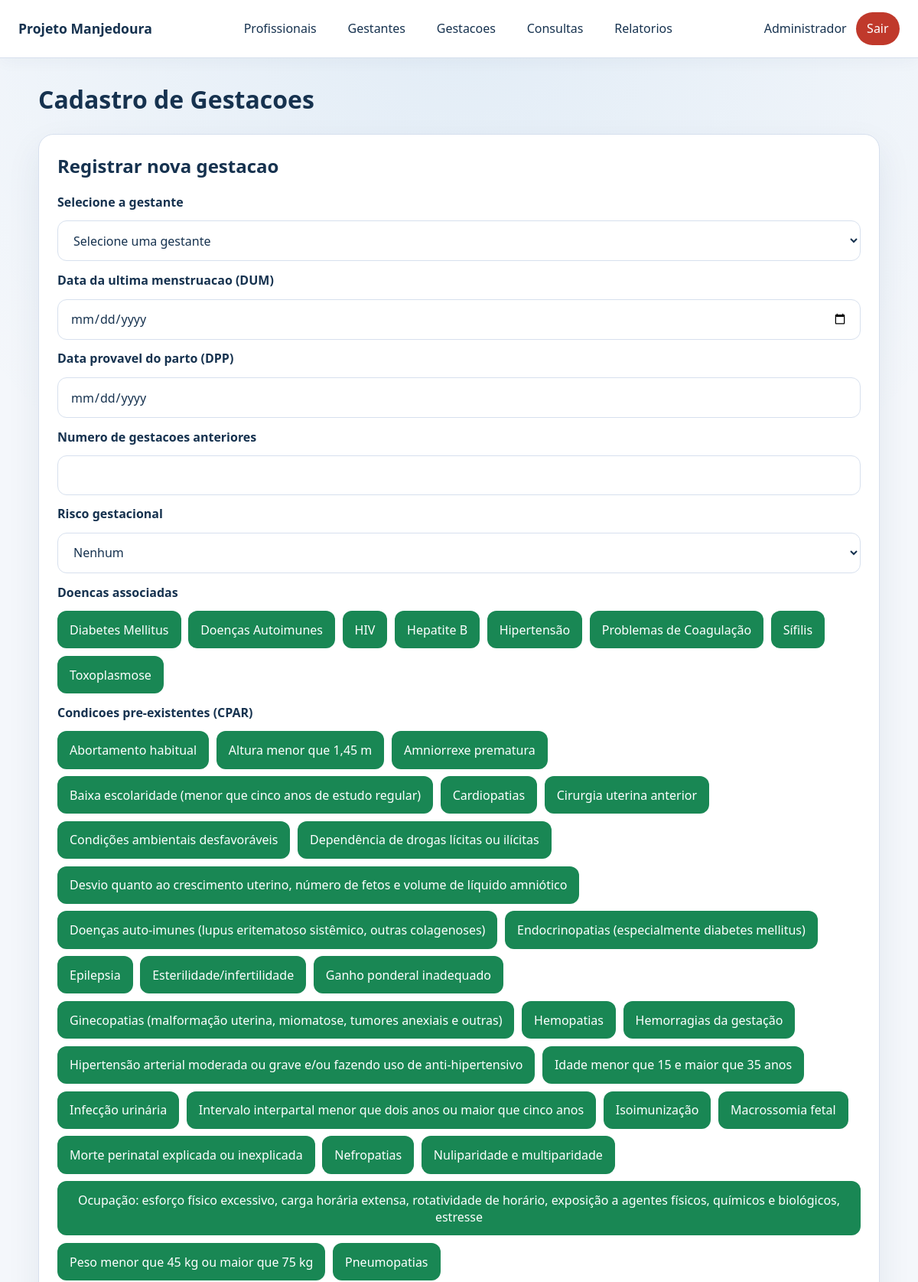
The page /gestacoes (signed in, upper part) on the database its author committed.
### tables this page shows
CREATE TABLE "Cadastro_Profissionais" (
    id_prof INTEGER PRIMARY KEY AUTOINCREMENT,
    nome_prof TEXT NOT NULL,
    tipo_prof VARCHAR(20) NOT NULL DEFAULT 'Indefinido',
    username TEXT UNIQUE,
    senha TEXT
);

CREATE TABLE Doencas (
  id_doenca INT AUTO_INCREMENT PRIMARY KEY,  -- Chave Primária
  nome_doenca VARCHAR(255) NOT NULL,         -- Nome da doença
  descricao TEXT                             -- Descrição da doença
);

CREATE TABLE CPAR (
  id_condicao INT AUTO_INCREMENT PRIMARY KEY,  -- Chave Primária
  nome_condicao VARCHAR(255) NOT NULL,         -- Nome da condição pré-existente
  descricao TEXT                               -- Descrição da condição
);

### app/routes.py (the view, shortened to what this page needs)
@main_bp.route("/gestacoes", methods=["GET", "POST"])
@login_required
def gestacoes():
    with get_db_connection() as connection:
        doencas = connection.execute(
            "SELECT id_doenca, nome_doenca FROM Doencas ORDER BY nome_doenca ASC"
        ).fetchall()
        cpar = connection.execute(
            "SELECT id_condicao, nome_condicao FROM CPAR ORDER BY nome_condicao ASC"
        ).fetchall()
        vacinas = connection.execute(
            "SELECT id_vacina, nome_vacina FROM Vacinas ORDER BY nome_vacina ASC"
        ).fetchall()
        gestantes_cadastradas = connection.execute(
            """
            SELECT cns, nome_gest
            FROM Cadastro_Gestantes
            ORDER BY nome_gest ASC
            """
        ).fetchall()
        gestacoes_cadastradas = connection.execute(
            """
            SELECT g.id_gest, cg.nome_gest, g.cns, g.dum, g.dpp, g.risco
            FROM Gestacoes g
            JOIN Cadastro_Gestantes cg ON g.cns = cg.cns
            ORDER BY g.dum DESC
            """
        ).fetchall()
    return render_template(
        "gestacoes.html",
        gestantes=gestantes_cadastradas,
        gestacoes=gestacoes_cadastradas,
        doencas=doencas,
        cpar=cpar,
        vacinas=vacinas,
    )

### app/db.py (called while the page is built)
def get_db_connection():
    connection = sqlite3.connect(str(current_app.config["DATABASE_PATH"]))
    connection.row_factory = sqlite3.Row
    return connection

def get_nome_usuario():
    usuario_id = session.get("usuario_id")
    if not usuario_id:
        return None
    with get_db_connection() as connection:
        usuario = connection.execute(
            "SELECT nome_prof FROM Cadastro_Profissionais WHERE id_prof = ?",
            (usuario_id,),
        ).fetchone()
    return usuario["nome_prof"] if usuario else None

### app/routes.py (called while the page is built)
def login_required(view):
    @wraps(view)
    def wrapped_view(*args, **kwargs):
        if "usuario_id" not in session:
            return redirect(url_for("main.login"))
        return view(*args, **kwargs)
    return wrapped_view

@main_bp.context_processor
def inject_user_context():
    return {
        "nome_usuario": get_nome_usuario(),
        "is_authenticated": "usuario_id" in session,
    }

### app/templates/gestacoes.html (shortened to what this page needs)
{% extends "base.html" %}
{% block page_title %}Cadastro de Gestacoes{% endblock %}
{% block content %}
<section class="card">
    <h2>Registrar nova gestacao</h2>
    <form method="POST" class="stack">
        <label for="cns">Selecione a gestante</label>
        <select id="cns" name="cns" required>
            <option value="" disabled selected>Selecione uma gestante</option>
        </select>
        <label for="dum">Data da ultima menstruacao (DUM)</label>
        <input type="date" id="dum" name="dum" required onchange="calculateDPP()">
        <label for="dpp">Data provavel do parto (DPP)</label>
        <input type="date" id="dpp" name="dpp" readonly>
        <label for="num_gestas">Numero de gestacoes anteriores</label>
        <input type="number" id="num_gestas" name="num_gestas" required>
        <label for="risco">Risco gestacional</label>
        <select id="risco" name="risco">
            <option value="nenhum">Nenhum</option>
        </select>
        <label>Doencas associadas</label>
        <div id="doencas-container" class="toggle-grid">
            {% for doenca in doencas %}
            <button type="button" class="toggle-button off" data-id="{{ doenca['id_doenca'] }}">
                {{ doenca['nome_doenca'] }}
            </button>
            {% endfor %}
        </div>
        <label>Condicoes pre-existentes (CPAR)</label>
        <div id="cpar-container" class="toggle-grid">
            {% for condicao in cpar %}
            <button type="button" class="toggle-button off" data-id="{{ condicao['id_condicao'] }}">
                {{ condicao['nome_condicao'] }}
            </button>
            {% endfor %}
        </div>
    </form>
</section>
{% endblock %}

### app/templates/base.html (shortened to what this page needs)
<!DOCTYPE html>
<html lang="pt-BR">
<head>
    <link rel="stylesheet" href="{{ url_for('static', filename='style.css') }}">
</head>
<body class="{% block body_class %}{% endblock %}">
    {% set navigation_enabled = show_navigation | default(true) %}
    {% if navigation_enabled %}
    {% include "partials/nav.html" %}
    {% endif %}
    <main class="page-shell">
        {% block header %}
        {% if navigation_enabled %}
        <header class="page-header">
            <h1>{% block page_title %}Projeto Manjedoura{% endblock %}</h1>
        </header>
        {% endif %}
        {% endblock %}
        {% block content %}{% endblock %}
    </main>
</body>
</html>

### app/templates/partials/nav.html
<nav class="site-nav">
    <a class="brand" href="{{ url_for('main.index') }}">Projeto Manjedoura</a>
    <div class="nav-links">
        <a href="{{ url_for('main.profissionais') }}">Profissionais</a>
        <a href="{{ url_for('main.gestantes') }}">Gestantes</a>
        <a href="{{ url_for('main.gestacoes') }}">Gestacoes</a>
        <a href="{{ url_for('main.lista_gestacoes_ativas') }}">Consultas</a>
        <a href="{{ url_for('main.pagina_relatorios') }}">Relatorios</a>
    </div>
    <div class="user-info">
        {% if is_authenticated %}
        <span>{{ nome_usuario or "Usuario" }}</span>
        <a href="{{ url_for('main.logout') }}" class="logout-button">Sair</a>
        {% endif %}
    </div>
</nav>

### app/static/style.css (style rules this page uses)
:root { --bg: #f4f7fb; --surface: #ffffff; --surface-muted: #eef3fb; --border: #d7e0ee; --text: #16324f; --text-soft: #51647c; --primary: #0a6ebd; --primary-dark: #085691; --success: #198754; --danger: #c0392b; --shadow: 0 18px 45px rgba(10, 47, 89, 0.08); }
* { box-sizing: border-box; }
body { margin: 0; min-height: 100vh; font-family: "Segoe UI", Tahoma, Geneva, Verdana, sans-serif; background: radial-gradient(circle at top, rgba(10, 110, 189, 0.08), transparent 30%), var(--bg); color: var(--text); }
a { color: inherit; }
.site-nav { display: flex; align-items: center; justify-content: space-between; gap: 1rem; padding: 1rem 1.5rem; background: var(--surface); border-bottom: 1px solid var(--border); box-shadow: 0 4px 20px rgba(10, 47, 89, 0.04); }
.brand { font-size: 1.1rem; font-weight: 700; text-decoration: none; }
.nav-links, .user-info { display: flex; align-items: center; gap: 0.75rem; flex-wrap: wrap; }
.nav-links a, .logout-button { text-decoration: none; padding: 0.65rem 0.9rem; border-radius: 999px; transition: background 0.2s ease, color 0.2s ease; }
.logout-button { background: var(--danger); color: #fff; }
.page-shell { width: min(1100px, calc(100% - 2rem)); margin: 2rem auto; }
.page-header { margin-bottom: 1.5rem; }
.page-header h1, .login-container h1, h2, h3 { margin-top: 0; }
.card, .login-container { background: var(--surface); border: 1px solid var(--border); border-radius: 20px; box-shadow: var(--shadow); padding: 1.5rem; margin-bottom: 1.5rem; }
.stack { display: grid; gap: 0.85rem; }
label { font-weight: 600; color: var(--text); }
input, select, textarea, button { font: inherit; }
input, select, textarea { width: 100%; padding: 0.85rem 1rem; border: 1px solid var(--border); border-radius: 12px; background: #fff; color: var(--text); }
button { border: none; border-radius: 12px; padding: 0.85rem 1rem; background: var(--primary); color: #fff; cursor: pointer; transition: background 0.2s ease, transform 0.2s ease; }
.toggle-grid { display: flex; gap: 0.6rem; flex-wrap: wrap; }
.toggle-button { width: auto; }
.toggle-button.off { background: var(--success); }

### rows shown on the page
Cadastro_Profissionais: nome_prof "Administrador"
Doencas: nome_doenca "Diabetes Mellitus"
Doencas: nome_doenca "Doenças Autoimunes"
Doencas: nome_doenca "HIV"
Doencas: nome_doenca "Hepatite B"
Doencas: nome_doenca "Hipertensão"
Doencas: nome_doenca "Problemas de Coagulação"
Doencas: nome_doenca "Sífilis"
Doencas: nome_doenca "Toxoplasmose"
CPAR: nome_condicao "Abortamento habitual"
CPAR: nome_condicao "Altura menor que 1,45 m"
CPAR: nome_condicao "Amniorrexe prematura"
CPAR: nome_condicao "Baixa escolaridade (menor que cinco anos de estudo regular)"
CPAR: nome_condicao "Cardiopatias"
CPAR: nome_condicao "Cirurgia uterina anterior"
CPAR: nome_condicao "Condições ambientais desfavoráveis"
CPAR: nome_condicao "Dependência de drogas lícitas ou ilícitas"
CPAR: nome_condicao "Desvio quanto ao crescimento uterino, número de fetos e volume de líquido amniótico"
CPAR: nome_condicao "Doenças auto-imunes (lupus eritematoso sistêmico, outras colagenoses)"
CPAR: nome_condicao "Endocrinopatias (especialmente diabetes mellitus)"
CPAR: nome_condicao "Epilepsia"
CPAR: nome_condicao "Esterilidade/infertilidade"
CPAR: nome_condicao "Ganho ponderal inadequado"
CPAR: nome_condicao "Ginecopatias (malformação uterina, miomatose, tumores anexiais e outras)"
CPAR: nome_condicao "Hemopatias"
CPAR: nome_condicao "Hemorragias da gestação"
CPAR: nome_condicao "Hipertensão arterial moderada ou grave e/ou fazendo uso de anti-hipertensivo"
CPAR: nome_condicao "Idade menor que 15 e maior que 35 anos"
CPAR: nome_condicao "Infecção urinária"
CPAR: nome_condicao "Intervalo interpartal menor que dois anos ou maior que cinco anos"
CPAR: nome_condicao "Isoimunização"
CPAR: nome_condicao "Macrossomia fetal"
CPAR: nome_condicao "Morte perinatal explicada ou inexplicada"
CPAR: nome_condicao "Nefropatias"
CPAR: nome_condicao "Nuliparidade e multiparidade"
CPAR: nome_condicao "Ocupação: esforço físico excessivo, carga horária extensa, rotatividade de horário, exposição a agentes físicos, químicos e biológicos, estresse"
CPAR: nome_condicao "Peso menor que 45 kg ou maior que 75 kg"
CPAR: nome_condicao "Pneumopatias"
